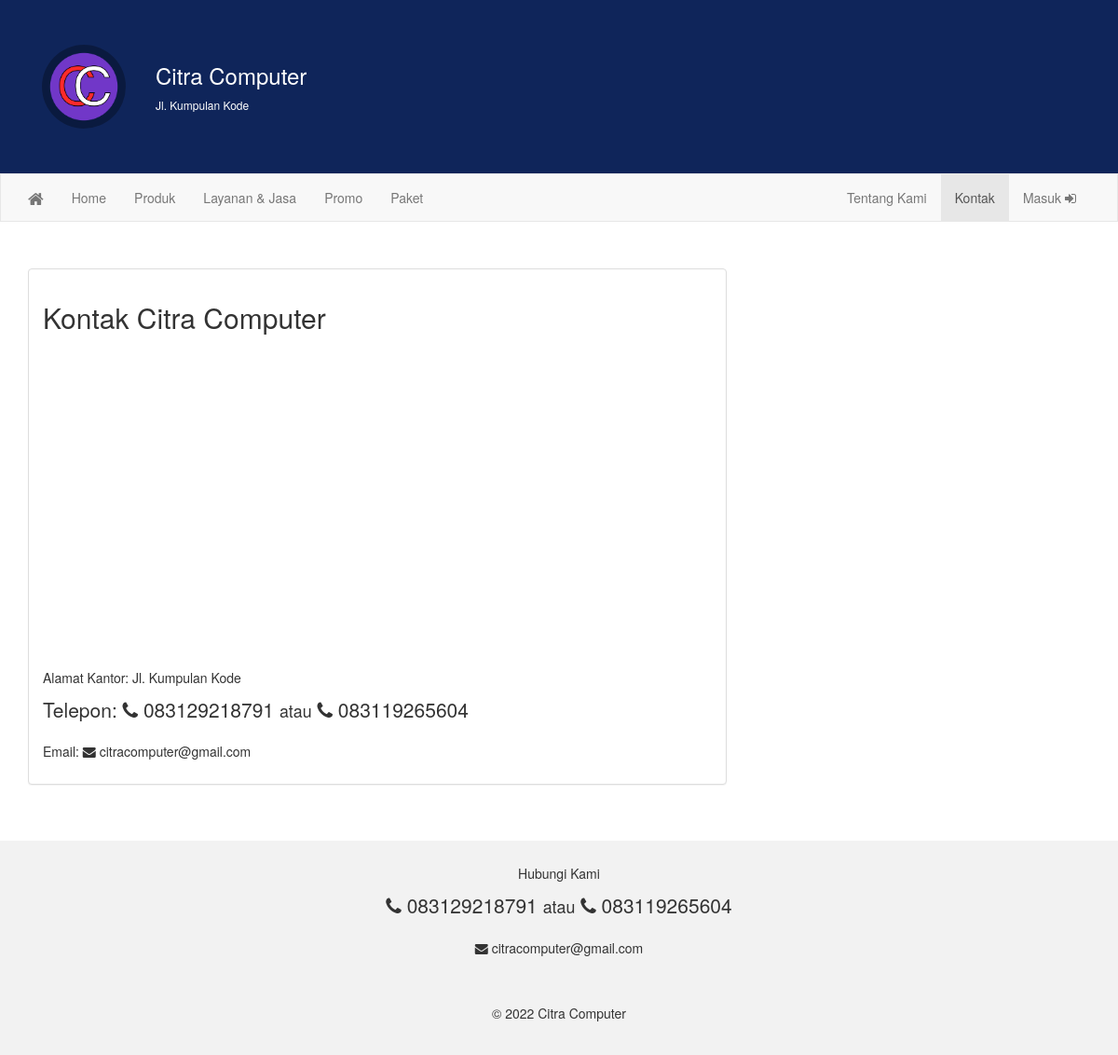
Before: /index.php/welcome/kontak with the older database file.
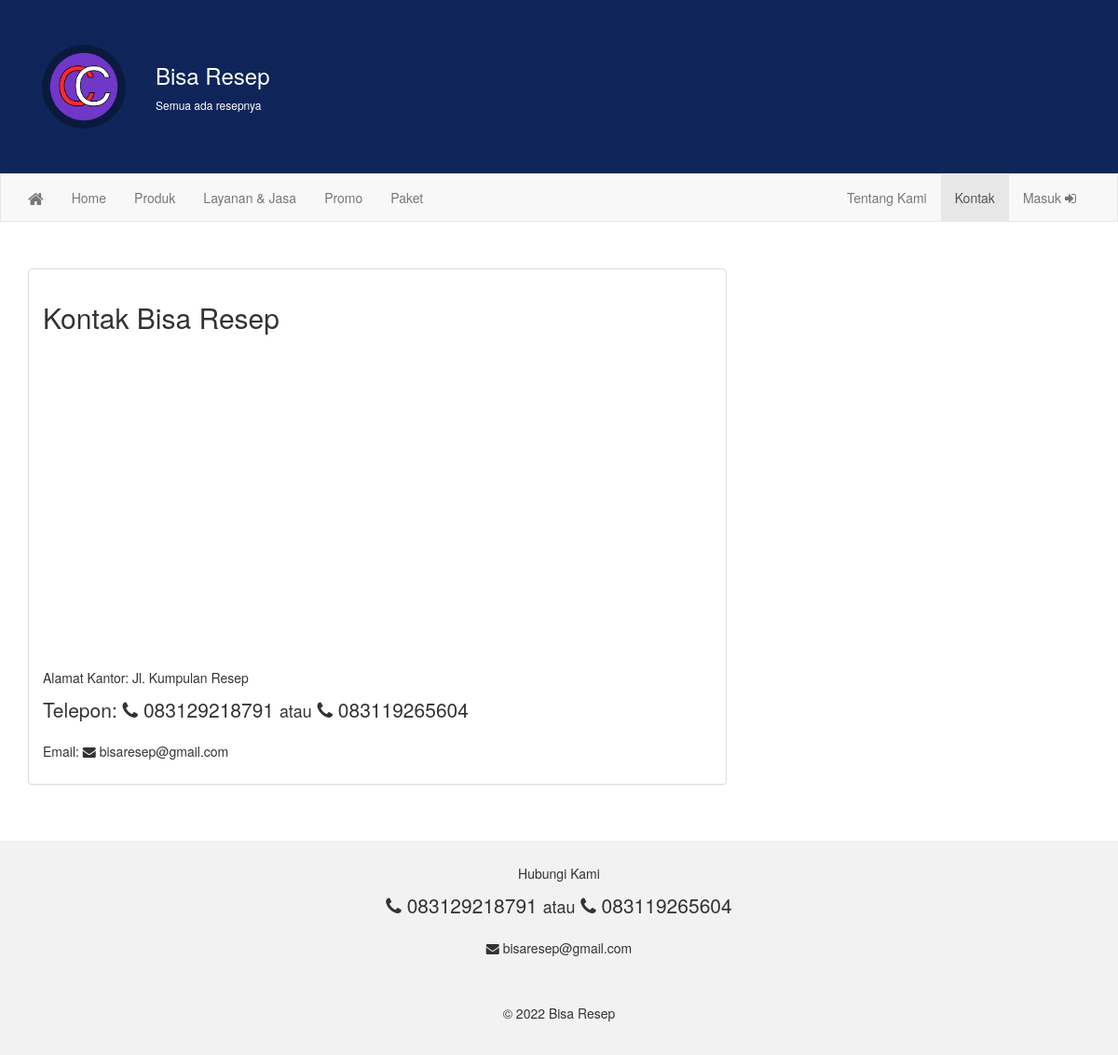
After: the same page with the newer database file.
### tables this page shows
CREATE TABLE IF NOT EXISTS `setting` (
  `id` int(11) NOT NULL,
  `judul` varchar(45) NOT NULL,
  `tagline` varchar(128) NOT NULL,
  `telepon1` varchar(45) NOT NULL,
  `telepon2` varchar(45) NOT NULL,
  `email` varchar(64) NOT NULL,
  `alamat` varchar(128) NOT NULL,
  `peta` text NOT NULL,
  `tentang` text NOT NULL
);

### application/controllers/Welcome.php (called while the page is built, shortened)
<?php
class Welcome extends CI_Controller {
	 function __construct(){
		 $this->load->model(array('produk_model', 'pengaturan_model'));
	 }
	function kontak(){
		$data['page'] = 'kontak';
		$data['web'] = $this->pengaturan_model->get(1);
		$this->load->view('depan/header', $data);
		$this->load->view('depan/navbar',  $data);
		$this->load->view('depan/content');
		$this->load->view('depan/footer');
	}
}

### index.php (called while the page is built, shortened)
<?php
require_once BASEPATH.'core/CodeIgniter.php';

### application/models/Pengaturan_model.php (called while the page is built, shortened)
<?php
class Pengaturan_model extends CI_Model {
	private $tabel = 'setting';
	function get($id = null){
		$query = $this->db->get_where($this->tabel, array('id'=>$id));
		return $query->row();
	}
}

### application/views/depan/kontak.php (the view, shortened to what this page needs)
<div class="container">
  <div class="row">
    <div class="col-sm-8">
      <div class="panel panel-default">
        <div class="panel-body">
		<h2>Kontak <?php echo $web->judul ?></h2>
		<div id="peta-google">
		</div>
		<p>Alamat Kantor: <?php echo $web->alamat ?></p>
		<p class="lead">Telepon: <tel><i class="fa fa-phone"></i> <?php echo $web->telepon1 ?></tel> <small>atau</small> <tel><i class="fa fa-phone"></i>  <?php echo $web->telepon2 ?></tel></p>
		<p>Email: <i class="fa fa-envelope" aria-hidden="true"></i>  <?php echo $web->email ?></p>
		</div>
	  </div>
    </div>
  </div>
</div>

### application/views/depan/navbar.php (shortened to what this page needs)
<div class="jumbotron">
  <div class="container">
	<div class="col-md-6 judul">
		<a href="<?php echo site_url() ?>">
		<img src="<?php echo base_url('assets/tjc/img/logo-tangsi.png') ?>" class="pull-left" style="display:inline; max-width:90px; background: rgba(0,0,0,0.3); border-radius:50%;margin-right:32px"/>
		<h3><?php echo $web->judul ?></h3>
		<p style="font-size:12px"><?php echo $web->tagline ?></p>
		</a>
	</div>
  </div>
</div>
<nav class="navbar navbar-default">
  <div class="container-fluid container">
    <div class="navbar-header">
      <a class="navbar-brand" href="<?php echo site_url() ?>"><i class="fa fa-home"></i></a>
    </div>
    <div class="collapse navbar-collapse" id="myNavbar">
      <ul class="nav navbar-nav">
        <li class="<?php echo ($page == 'home') ?'active':'' ?>"><a href="<?php echo site_url() ?>">Home</a></li>
        <li class="<?php echo ($page == 'produk') ?'active':'' ?>"><a href="<?php echo site_url('produk') ?>">Produk</a></li>
        <li class="<?php echo ($page == 'jasa') ?'active':'' ?>"><a href="<?php echo site_url('jasa') ?>">Layanan &amp; Jasa</a></li>
        <li class="<?php echo ($page == 'promo') ?'active':'' ?>"><a href="<?php echo site_url('promo') ?>">Promo</a></li>
        <li class="<?php echo ($page == 'paket') ?'active':'' ?>"><a href="<?php echo site_url('paket') ?>">Paket</a></li>
      </ul>
      <ul class="nav navbar-nav navbar-right">
        <li class="<?php echo ($page == 'tentang') ?'active':'' ?>"><a href="<?php echo site_url('tentang') ?>">Tentang Kami</a></li>
        <li class="<?php echo ($page == 'kontak') ?'active':'' ?>"><a href="<?php echo site_url('kontak') ?>">Kontak</a></li>
        <li><a href="<?php echo site_url('admin') ?>">Masuk <i class="fa fa-sign-in"></i></a></li>
      </ul>
    </div>
  </div>
</nav>

### application/views/depan/content.php
<?php $this->load->view("depan/".$page) ?>
<br><br>
<footer class="container-fluid text-center">
  <p>Hubungi Kami</p>
  <p class="lead"><tel><i class="fa fa-phone"></i>  <?php echo $web->telepon1 ?></tel> <small>atau</small> <tel><i class="fa fa-phone"></i>  <?php echo $web->telepon2 ?></tel></p>
  <tel><i class="fa fa-envelope" aria-hidden="true"></i>  <?php echo $web->email ?></tel>
</footer>

### application/views/depan/footer.php (shortened to what this page needs)
	<footer>
        <p class="text-center">&copy; <?php echo Date('Y') ?>  <?php echo $web->judul ?></p>
    </footer>
  </body>
</html>

Changed rows visible on the page:
changed setting: judul "Citra Computer" → "Bisa Resep"; tagline "Jl. Kumpulan Kode" → "Semua ada resepnya"; alamat "Jl. Kumpulan Kode" → "Jl. Kumpulan Resep"; email "citracomputer@gmail.com" → "bisaresep@gmail.com"
